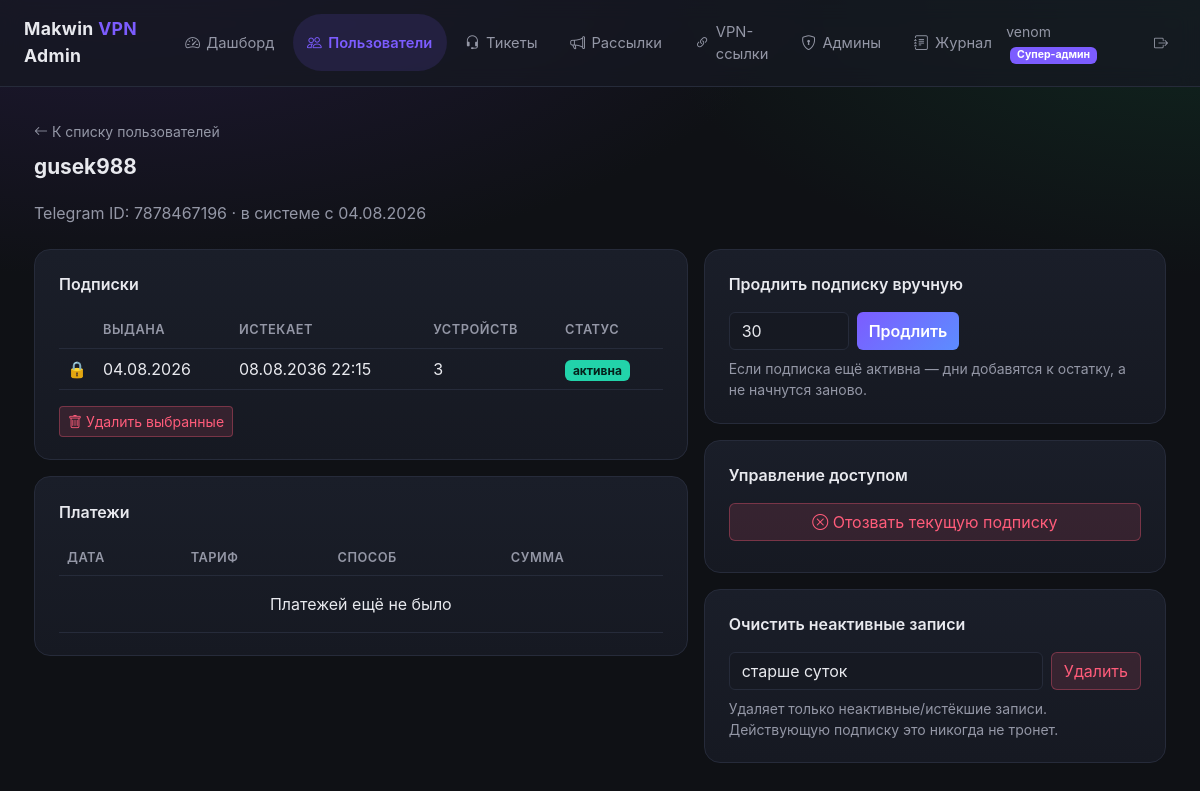
The page /admin/users/3 (signed in) on the database its author committed.
### app/admin/models.py (models this page shows, shortened)
class AdminUser(Base):
    __tablename__ = "admin_users"
    id: Mapped[int] = mapped_column(primary_key=True)
    login: Mapped[str] = mapped_column(String(64), unique=True, index=True)
    password_hash: Mapped[str] = mapped_column(String(255))
    role: Mapped[AdminRole] = mapped_column(Enum(AdminRole))
    is_active: Mapped[bool] = mapped_column(Boolean, default=True)
    created_at: Mapped[datetime.datetime] = mapped_column(
        DateTime(), default=datetime.datetime.now
    )
    last_login_at: Mapped[datetime.datetime | None] = mapped_column(
        DateTime(), nullable=True
    )
    permissions: Mapped[list["AdminPermission"]] = relationship(
        back_populates="admin",
        cascade="all, delete-orphan",
    )

### app/models.py (models this page shows, shortened)
class User(Base):
    __tablename__ = "users"
    id: Mapped[int] = mapped_column(primary_key=True)
    tg_id: Mapped[int] = mapped_column(BigInteger, unique=True, index=True)
    username: Mapped[str | None] = mapped_column(String(64), nullable=True)
    vless_uuid: Mapped[str] = mapped_column(String(36), unique=True, index=True)
    created_at: Mapped[datetime.datetime] = mapped_column(
        DateTime(),
        default=datetime.datetime.now,
    )
    subscriptions: Mapped[list["Subscription"]] = relationship(
        back_populates="user",
        cascade="all, delete-orphan",
    )
    support_tickets: Mapped[list["SupportTicket"]] = relationship(
        back_populates="user",
        cascade="all, delete-orphan",
    )

class Subscription(Base):
    __tablename__ = "subscriptions"
    id: Mapped[int] = mapped_column(primary_key=True)
    user_id: Mapped[int] = mapped_column(ForeignKey("users.id"), index=True)
    token: Mapped[str] = mapped_column(String(64), unique=True, index=True)
    expiry: Mapped[datetime.datetime] = mapped_column(DateTime())
    device_limit: Mapped[int] = mapped_column(Integer, default=3)
    is_active: Mapped[bool] = mapped_column(Boolean, default=True)
    created_at: Mapped[datetime.datetime] = mapped_column(
        DateTime(),
        default=datetime.datetime.now,
    )
    user: Mapped["User"] = relationship(back_populates="subscriptions")

### app/admin/routes/users.py (the view)
@router.get("/{user_id}")
async def user_detail(
    request: Request,
    user_id: int,
    purged: int | None = None,
    admin: AdminUser = Depends(require_permission(Permission.VIEW_USERS)),
):
    from app.admin.router import templates
    async with async_session() as session:
        result = await session.execute(
            select(User)
            .options(selectinload(User.subscriptions))
            .where(User.id == user_id)
        )
        user = result.scalar_one_or_none()
        if user is None:
            raise HTTPException(status_code=404, detail="Пользователь не найден")
        payments_result = await session.execute(
            select(Payment)
            .where(Payment.user_id == user_id)
            .order_by(Payment.created_at.desc())
        )
        payments = payments_result.scalars().all()
    subs_sorted = sorted(
        user.subscriptions, key=lambda s: s.created_at, reverse=True
    )
    now = datetime.datetime.now()
    can_activate = any(
        (not s.is_active) and s.expiry > now for s in subs_sorted
    )
    return templates.TemplateResponse(
        "user_detail.html",
        {
            "request": request,
            "admin": admin,
            "user": user,
            "subscriptions": subs_sorted,
            "payments": payments,
            "can_issue": admin.has_permission(Permission.ISSUE_SUBSCRIPTION),
            "can_revoke": admin.has_permission(Permission.REVOKE_SUBSCRIPTION),
            "can_activate": can_activate,
            "purged": purged,
            "purge_periods": PURGE_PERIOD_LABELS,
        },
    )

### app/admin/templates/user_detail.html (shortened to what this page needs)
{% extends "base.html" %}
{% block content %}
<a href="/admin/users" class="text-dim small"><i class="bi bi-arrow-left"></i> К списку пользователей</a>
<div class="section-title mt-2">{{ user.username or "Без username" }}</div>
<div class="text-dim mb-4">Telegram ID: {{ user.tg_id }} · в системе с {{ user.created_at.strftime("%d.%m.%Y") }}</div>
<div class="row g-3">
    <div class="col-lg-7">
        <div class="card-soft mb-3">
            <div class="fw-semibold mb-3">Подписки</div>
            {% if admin.role == AdminRole.SUPER_ADMIN %}
            <form method="post" action="/admin/users/{{ user.id }}/subscriptions/delete"
                  onsubmit="return confirm('Удалить выбранные записи подписок безвозвратно?');">
            {% endif %}
            <table class="table table-admin mb-0">
                <thead>
                <tr>
                    {% if admin.role == AdminRole.SUPER_ADMIN %}
                    <th style="width: 30px;"></th>
                    {% endif %}
                    <th>Выдана</th>
                    <th>Истекает</th>
                    <th>Устройств</th>
                    <th>Статус</th>
                </tr>
                </thead>
                <tbody>
                {% for sub in subscriptions %}
                <tr>
                    {% if admin.role == AdminRole.SUPER_ADMIN %}
                    <td>
                        {% if not sub.is_valid %}
                        <input type="checkbox" name="sub_ids" value="{{ sub.id }}" class="form-check-input">
                        {% else %}
                        <span title="Действующую подписку сначала нужно отозвать">🔒</span>
                        {% endif %}
                    </td>
                    {% endif %}
                    <td class="text-dim">{{ sub.created_at.strftime("%d.%m.%Y") }}</td>
                    <td class="text-dim">{{ sub.expiry.strftime("%d.%m.%Y %H:%M") }}</td>
                    <td class="text-dim">{{ sub.device_limit }}</td>
                    <td>
                        {% if sub.is_valid %}
                        <span class="badge badge-active">активна</span>
                        {% elif not sub.is_active %}
                        <span class="badge badge-inactive">отозвана</span>
                        {% else %}
                        <span class="badge badge-inactive">истекла</span>
                        {% endif %}
                    </td>
                </tr>
                {% else %}
                <tr><td colspan="5" class="text-center text-dim py-3">Подписок ещё не было</td></tr>
                {% endfor %}
                </tbody>
            </table>
            {% if admin.role == AdminRole.SUPER_ADMIN and subscriptions %}
            <button type="submit" class="btn btn-danger-soft btn-sm mt-3">
                <i class="bi bi-trash"></i> Удалить выбранные
            </button>
            </form>
            {% endif %}
        </div>
        <div class="card-soft">
            <div class="fw-semibold mb-3">Платежи</div>
            <table class="table table-admin mb-0">
                <thead>
                <tr>
                    <th>Дата</th>
                    <th>Тариф</th>
                    <th>Способ</th>
                    <th>Сумма</th>
                </tr>
                </thead>
                <tbody>
                {% for p in payments %}
                <tr>
                    <td class="text-dim">{{ p.created_at.strftime("%d.%m.%Y %H:%M") }}</td>
                    <td>{{ p.tariff_key }}</td>
                    <td class="text-dim">{{ p.method }}</td>
                    <td>{{ p.amount }} {% if p.method == "stars" %}⭐{% endif %}</td>
                </tr>
                {% else %}
                <tr><td colspan="4" class="text-center text-dim py-3">Платежей ещё не было</td></tr>
                {% endfor %}
                </tbody>
            </table>
        </div>
    </div>
    <div class="col-lg-5">
        {% if can_issue %}
        <div class="card-soft mb-3">
            <div class="fw-semibold mb-3">Продлить подписку вручную</div>
            <form method="post" action="/admin/users/{{ user.id }}/extend" class="d-flex gap-2">
                <input type="number" name="days" min="1" max="3650" value="30"
                       class="form-control form-control-admin" style="max-width: 120px;">
                <button type="submit" class="btn btn-accent">Продлить</button>
            </form>
            <div class="text-dim small mt-2">
                Если подписка ещё активна — дни добавятся к остатку, а не начнутся заново.
            </div>
        </div>
        {% endif %}
        {% if can_revoke %}
        <div class="card-soft mb-3">
            <div class="fw-semibold mb-3">Управление доступом</div>
            <form method="post" action="/admin/users/{{ user.id }}/revoke" class="mb-2"
                  onsubmit="return confirm('Точно отозвать активную подписку у этого пользователя? Сервера в клиенте сразу пропадут.');">
                <button type="submit" class="btn btn-danger-soft w-100">
                    <i class="bi bi-x-circle"></i> Отозвать текущую подписку
                </button>
            </form>
        </div>
        {% endif %}
        {% if admin.role == AdminRole.SUPER_ADMIN %}
        <div class="card-soft">
            <div class="fw-semibold mb-3">Очистить неактивные записи</div>
            <form method="post" action="/admin/users/{{ user.id }}/purge"
                  onsubmit="return confirm('Удалить старые неактивные подписки этого пользователя? Действие необратимо.');"
                  class="d-flex gap-2">
                <select name="period" class="form-select form-select-admin">
                    {% for key, label in purge_periods.items() %}
                    <option value="{{ key }}">{{ label }}</option>
                    {% endfor %}
                </select>
                <button type="submit" class="btn btn-danger-soft">Удалить</button>
            </form>
            <div class="text-dim small mt-2">
                Удаляет только неактивные/истёкшие записи. Действующую подписку это никогда не тронет.
            </div>
        </div>
        {% endif %}
    </div>
</div>
{% endblock %}

### app/admin/templates/base.html (shortened to what this page needs)
<!DOCTYPE html>
<html lang="ru">
<head>
    <link href="https://cdn.jsdelivr.net/npm/bootstrap@5.3.3/dist/css/bootstrap.min.css" rel="stylesheet">
    <link href="https://cdn.jsdelivr.net/npm/bootstrap-icons@1.11.3/font/bootstrap-icons.css" rel="stylesheet">
    <link href="/admin/static/style.css" rel="stylesheet">
</head>
<body>
{% if admin %}
<nav class="navbar-admin d-flex align-items-center justify-content-between">
    <div class="d-flex align-items-center gap-4">
        <div class="brand">Makwin <span>VPN</span> Admin</div>
        <div class="d-none d-md-flex gap-1">
            {% if admin.has_permission(perm.VIEW_DASHBOARD) %}
            <a class="nav-pill {% if request.url.path == '/admin/' %}active{% endif %}" href="/admin/">
                <i class="bi bi-speedometer2"></i> Дашборд
            </a>
            {% endif %}
            {% if admin.has_permission(perm.VIEW_USERS) %}
            <a class="nav-pill {% if '/admin/users' in request.url.path %}active{% endif %}" href="/admin/users">
                <i class="bi bi-people"></i> Пользователи
            </a>
            {% endif %}
            {% if admin.has_permission(perm.VIEW_SUPPORT_TICKETS) %}
            <a class="nav-pill {% if '/admin/support' in request.url.path %}active{% endif %}" href="/admin/support">
                <i class="bi bi-headset"></i> Тикеты
            </a>
            {% endif %}
            {% if admin.has_permission(perm.BROADCAST_MESSAGE) %}
            <a class="nav-pill {% if '/admin/broadcasts' in request.url.path %}active{% endif %}" href="/admin/broadcasts">
                <i class="bi bi-megaphone"></i> Рассылки
            </a>
            {% endif %}
            {% if admin.has_permission(perm.MANAGE_VLESS_LINKS) %}
            <a class="nav-pill {% if '/admin/vless-links' in request.url.path %}active{% endif %}" href="/admin/vless-links">
                <i class="bi bi-link-45deg"></i> VPN-ссылки
            </a>
            {% endif %}
            {% if admin.has_permission(perm.MANAGE_ADMINS) %}
            <a class="nav-pill {% if '/admin/admins' in request.url.path %}active{% endif %}" href="/admin/admins">
                <i class="bi bi-shield-lock"></i> Админы
            </a>
            {% endif %}
            {% if admin.has_permission(perm.VIEW_AUDIT_LOG) %}
            <a class="nav-pill {% if '/admin/audit' in request.url.path %}active{% endif %}" href="/admin/audit">
                <i class="bi bi-journal-text"></i> Журнал
            </a>
            {% endif %}
        </div>
    </div>
    <div class="d-flex align-items-center gap-3">
        <span class="text-dim small">
            {{ admin.login }}
            <span class="badge badge-role-{{ admin.role.value }} ms-1">{{ role_labels[admin.role] }}</span>
        </span>
        <form method="post" action="/admin/logout" class="m-0">
            <button class="btn btn-sm btn-outline-light border-0 text-dim" type="submit">
                <i class="bi bi-box-arrow-right"></i>
            </button>
        </form>
    </div>
</nav>
{% endif %}
<div class="page-wrap">
    {% block content %}{% endblock %}
</div>
</body>
</html>

### app/admin/static/style.css (style rules this page uses)
:root { --bg: #0f1115; --bg-soft: #161922; --card: #1a1e29; --border: #262b3a; --accent: #7c5cff; --accent-soft: #7c5cff22; --accent2: #22d3aa; --text: #e8e9ee; --text-dim: #9497a6; --danger: #ff5c7a; --warn: #ffb84c; }
* { box-sizing: border-box; }
body { background: radial-gradient(1200px 600px at 10% -10%, #221a3a 0%, transparent 60%), radial-gradient(1000px 500px at 100% 0%, #10261f 0%, transparent 55%), var(--bg); color: var(--text); font-family: "Inter", "Segoe UI", system-ui, sans-serif; min-height: 100vh; }
a { color: var(--accent); text-decoration: none; }
.navbar-admin { background: rgba(22, 25, 34, 0.75); backdrop-filter: blur(10px); border-bottom: 1px solid var(--border); padding: 0.9rem 1.5rem; }
.brand { font-weight: 700; letter-spacing: 0.02em; font-size: 1.1rem; }
.brand span { color: var(--accent); }
.nav-pill { display: inline-flex; align-items: center; gap: 0.4rem; padding: 0.4rem 0.9rem; border-radius: 999px; color: var(--text-dim); font-size: 0.92rem; transition: all 0.15s ease; }
.nav-pill.active { background: var(--accent-soft); color: var(--accent); font-weight: 600; }
.page-wrap { max-width: 1180px; margin: 0 auto; padding: 2rem 1.5rem 4rem; }
.card-soft { background: linear-gradient(180deg, var(--card), var(--bg-soft)); border: 1px solid var(--border); border-radius: 16px; padding: 1.4rem 1.5rem; }
.table-admin { --bs-table-bg: transparent; --bs-table-color: var(--text); border-color: var(--border); }
.table-admin th { color: var(--text-dim); font-weight: 600; font-size: 0.8rem; text-transform: uppercase; letter-spacing: 0.04em; border-bottom: 1px solid var(--border); }
.table-admin td { border-bottom: 1px solid var(--border); vertical-align: middle; }
.badge-role-super_admin { background: var(--accent) !important; }
.badge-active { background: var(--accent2) !important; color: #05201a !important; }
.btn-accent { background: linear-gradient(135deg, var(--accent), #5c8dff); border: none; color: white; font-weight: 600; }
.btn-danger-soft { background: #ff5c7a22; border: 1px solid #ff5c7a55; color: var(--danger); }
.form-control-admin, .form-select-admin { background: var(--bg-soft); border: 1px solid var(--border); color: var(--text); }
.text-dim { color: var(--text-dim); }
.section-title { font-weight: 700; font-size: 1.3rem; margin-bottom: 1.2rem; }

### rows shown on the page
AdminUser: login "venom", role "Супер-админ"
User: username "gusek988", tg_id "7878467196", created_at "04.08.2026"
Subscription: created_at "04.08.2026", expiry "08.08.2036 22:15", device_limit "3", is_active "активна"

### other values the page prints
form field period "старше суток"
